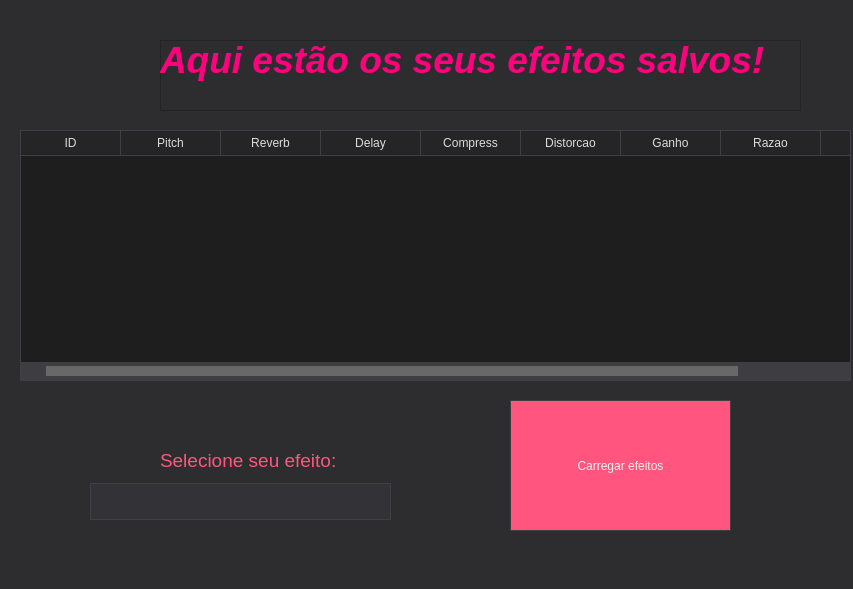
<?xml version="1.0" encoding="UTF-8"?>
<ui version="4.0">
 <class>MainWindow</class>
 <widget class="QMainWindow" name="MainWindow">
  <property name="geometry">
   <rect>
    <x>0</x>
    <y>0</y>
    <width>853</width>
    <height>589</height>
   </rect>
  </property>
  <property name="windowTitle">
   <string>MainWindow</string>
  </property>
  <property name="styleSheet">
   <string notr="true">/*!*************************************
  VS15 Dark
****************************************
  Author: chintsu_kun, holt59, MO2 Team
  Version: 2.5.0
  Licence: GNU General Public License v3.0 (https://www.gnu.org/licenses/gpl-3.0.en.html)
  Url: https://github.com/nikolay-borzov/modorganizer-themes
****************************************
*/
/* For some reason applying background-color or border fixes paddings properties */
QListWidget::item {
  border-width: 0;
}

/* Don't override install label on download widget.
   MO2 assigns color depending on download state */
#installLabel {
  color: none;
}

/* Make `background-color` work for :hover, :focus and :pressed states */
QToolButton {
  border: none;
}

/* Main Window */
QWidget {
  background-color: #2d2d30;
  color: #f1f1f1;
}

QWidget::disabled {
  color: #656565;
}

/* Common */
/* remove outline */
* {
  outline: 0;
}

*:disabled,
QListView::item:disabled,
*::item:selected:disabled {
  color: #656565;
}

/* line heights */
/* QTreeView#fileTree::item - currently have problem with size column vertical
   text align */
#bsaList::item,
#dataTree::item,
#modList::item,
#categoriesTree::item,
#savegameList::item,
#tabConflicts QTreeWidget::item {
  padding: 0.3em 0;
}

QListView::item,
QTreeView#espList::item {
  padding: 0.3em 0;
}

/* to enable border color */
QTreeView,
QListView,
QTextEdit,
QWebView,
QTableView {
  border-style: solid;
  border-width: 1px;
}

QAbstractItemView {
  color: #dcdcdc;
  background-color: #1e1e1e;
  alternate-background-color: #262626;
  border-color: #3f3f46;
}

QAbstractItemView::item:selected,
QAbstractItemView::item:selected:hover,
QAbstractItemView::item:alternate:selected,
QAbstractItemView::item:alternate:selected:hover {
  color: #f1f1f1;
  background-color: #bb4287;
}

QAbstractItemView[filtered=true] {
  border: 2px solid #f00 !important;
}

QAbstractItemView,
QListView,
QTreeView {
  show-decoration-selected: 1;
}

QAbstractItemView::item:hover,
QAbstractItemView::item:alternate:hover,
QAbstractItemView::item:disabled:hover,
QAbstractItemView::item:alternate:disabled:hover QListView::item:hover,
QTreeView::branch:hover,
QTreeWidget::item:hover {
  background-color: rgba(187, 66, 135, 0.3);
}

QAbstractItemView::item:selected:disabled,
QAbstractItemView::item:alternate:selected:disabled,
QListView::item:selected:disabled,
QTreeView::branch:selected:disabled,
QTreeWidget::item:selected:disabled {
  background-color: rgba(187, 66, 135, 0.3);
}

QTreeView::branch:selected,
#bsaList::branch:selected {
  background-color: #bb4287;
}

QLabel {
  background-color: transparent;
}

LinkLabel {
  qproperty-linkColor: #bb4287;
}

/* Left Pane &amp; File Trees #QTreeView, #QListView*/
QTreeView::branch:closed:has-children {
  image: url(./vs15/branch-closed.png);
}

QTreeView::branch:open:has-children {
  image: url(./vs15/branch-open.png);
}

QListView::item {
  color: #f1f1f1;
}

/* Text areas and text fields #QTextEdit, #QLineEdit, #QWebView */
QTextEdit,
QWebView,
QLineEdit,
QAbstractSpinBox,
QAbstractSpinBox::up-button,
QAbstractSpinBox::down-button,
QComboBox {
  background-color: #333337;
  border-color: #3f3f46;
}

QLineEdit:hover,
QAbstractSpinBox:hover,
QTextEdit:hover,
QComboBox:hover,
QComboBox:editable:hover {
  border-color: #bb4287;
}

QLineEdit:focus,
QAbstractSpinBox::focus,
QTextEdit:focus,
QComboBox:focus,
QComboBox:editable:focus,
QComboBox:on {
  background-color: #3f3f46;
  border-color: #bb4287;
}

QComboBox:on {
  border-bottom-color: #3f3f46;
}

QLineEdit,
QAbstractSpinBox {
  min-height: 15px;
  padding: 2px;
  border-style: solid;
  border-width: 1px;
}

QLineEdit {
  margin-top: 0;
}

/* clear button */
QLineEdit QToolButton,
QLineEdit QToolButton:hover {
  background: none;
  margin-top: 1px;
}

QLineEdit#espFilterEdit QToolButton {
  margin-top: -2px;
  margin-bottom: 1px;
}

/* Drop-downs #QComboBox*/
QComboBox {
  min-height: 20px;
  padding-left: 5px;
  margin: 3px 0 1px 0;
  border-style: solid;
  border-width: 1px;
}

QComboBox:editable {
  padding-left: 3px;
  /* to enable hover styles */
  background-color: transparent;
}

QComboBox::drop-down {
  width: 20px;
  subcontrol-origin: padding;
  subcontrol-position: top right;
  border: none;
}

QComboBox::down-arrow {
  image: url(./vs15/combobox-down.png);
}

QComboBox QAbstractItemView {
  background-color: #1b1b1c;
  selection-background-color: #3f3f46;
  border-color: #bb4287;
  border-style: solid;
  border-width: 0 1px 1px 1px;
}

/* Doesn't work http://stackoverflow.com/questions/13308341/qcombobox-abstractitemviewitem */
/* QComboBox QAbstractItemView:item {
  padding: 10px;
  margin: 10px;
} */
/* Toolbar */
QToolBar {
  border: none;
}

QToolBar::separator {
  border-left-color: #222222;
  border-right-color: #46464a;
  border-width: 0 1px 0 1px;
  border-style: solid;
  width: 0;
}

QToolButton {
  padding: 4px;
}

QToolButton:hover, QToolButton:focus {
  background-color: #3e3e40;
}

QToolButton:pressed {
  background-color: #bb4287;
}

QToolButton::menu-indicator {
  image: url(./vs15/combobox-down.png);
  subcontrol-origin: padding;
  subcontrol-position: center right;
  padding-top: 10%;
  padding-right: 5%;
}

/* Group Boxes #QGroupBox */
QGroupBox {
  border-color: #3f3f46;
  border-style: solid;
  border-width: 1px;
  padding: 1em 0.3em 0.3em 0.3em;
  margin-top: 0.65em;
}

QGroupBox::title {
  subcontrol-origin: margin;
  subcontrol-position: top left;
  padding: 2px;
  left: 10px;
}

/* LCD Count */
QLCDNumber {
  border-color: #3f3f46;
  border-style: solid;
  border-width: 1px;
}

/* Buttons #QPushButton */
QPushButton {
  background-color: #333337;
  border-color: #3f3f46;
  min-height: 18px;
  padding: 2px 5px;
  border-style: solid;
  border-width: 1px;
}

QPushButton:hover,
QPushButton:checked,
QPushButton:focus,
QAbstractSpinBox::up-button:hover,
QAbstractSpinBox::down-button:hover {
  background-color: #bb4287;
}

QPushButton:pressed,
QPushButton:checked:hover,
QAbstractSpinBox::up-button:pressed,
QAbstractSpinBox::down-button:pressed {
  background-color: #a83b79;
}

QPushButton:disabled,
QAbstractSpinBox::up-button:disabled,
QAbstractSpinBox::down-button:disabled {
  background-color: #333337;
  border-color: #3f3f46;
}

QPushButton::menu-indicator {
  image: url(./vs15/combobox-down.png);
  subcontrol-origin: padding;
  subcontrol-position: center right;
  padding-right: 5%;
}

/* Dialog buttons */
QDialog QPushButton,
QSlider::handle:horizontal,
QSlider::handle:vertical {
  color: #000000;
  background-color: #dddddd;
  border-color: #707070;
  border-style: solid;
  border-width: 1px;
}

QDialog QPushButton:hover,
QSlider::handle:horizontal:hover,
QSlider::handle:vertical:hover,
QSlider::handle:horizontal:pressed,
QSlider::handle:horizontal:focus:pressed,
QSlider::handle:vertical:pressed,
QSlider::handle:vertical:focus:pressed {
  background-color: #BEE6FD;
  border-color: #bf498c;
}

QSlider::handle:horizontal:focus,
QSlider::handle:vertical:focus,
QDialog QPushButton:focus,
QDialog QPushButton:checked {
  background-color: #dddddd;
  border-color: #bb4287;
}

QDialog QPushButton:disabled,
QSlider::handle:horizontal:disabled,
QSlider::handle:vertical:disabled {
  background-color: #333337;
  border-color: #3f3f46;
}

QDialog QPushButton {
  min-width: 1.5em;
  padding-left: 0.5em;
  padding-right: 0.5em;
}

/* Check boxes and Radio buttons common #QCheckBox, #QRadioButton */
QGroupBox::indicator,
QTreeView::indicator,
QCheckBox::indicator,
QRadioButton::indicator {
  background-color: #2d2d30;
  border-color: #3f3f46;
  width: 13px;
  height: 13px;
  border-style: solid;
  border-width: 1px;
}

QGroupBox::indicator:hover,
QTreeView::indicator:hover,
QCheckBox::indicator:hover,
QRadioButton::indicator:hover {
  background-color: #3f3f46;
  border-color: #bb4287;
}

QGroupBox::indicator:checked,
QTreeView::indicator:checked,
QCheckBox::indicator:checked {
  image: url(./vs15/checkbox-check.png);
}

QGroupBox::indicator:disabled,
QTreeView::indicator:checked:disabled,
QCheckBox::indicator:checked:disabled {
  image: url(./vs15/checkbox-check-disabled.png);
}

/* Check boxes special */
QTreeView#modList::indicator {
  width: 15px;
  height: 15px;
}

/* Radio buttons #QRadioButton */
QRadioButton::indicator {
  border-radius: 7px;
}

QRadioButton::indicator::checked {
  background-color: #B9B9BA;
  border-width: 2px;
  width: 11px;
  height: 11px;
}

QRadioButton::indicator::checked:hover {
  border-color: #3f3f46;
}

/* Spinners #QSpinBox, #QDoubleSpinBox */
QAbstractSpinBox {
  margin: 1px;
}

QAbstractSpinBox::up-button,
QAbstractSpinBox::down-button {
  border-style: solid;
  border-width: 1px;
  subcontrol-origin: padding;
}

QAbstractSpinBox::up-button {
  subcontrol-position: top right;
}

QAbstractSpinBox::up-arrow {
  image: url(./vs15/spinner-up.png);
}

QAbstractSpinBox::down-button {
  subcontrol-position: bottom right;
}

QAbstractSpinBox::down-arrow {
  image: url(./vs15/spinner-down.png);
}

/* Sliders #QSlider */
QSlider::groove:horizontal {
  background-color: #3f3f46;
  border: none;
  height: 8px;
  margin: 2px 0;
}

QSlider::handle:horizontal {
  width: 0.5em;
  height: 2em;
  margin: -7px 0;
  subcontrol-origin: margin;
}

/* Scroll Bars #QAbstractScrollArea, #QScrollBar*/
/* assigning background still leaves not filled area*/
QAbstractScrollArea::corner {
  background-color: transparent;
}

/* Horizontal */
QScrollBar:horizontal {
  height: 18px;
  border: none;
  margin: 0 23px 0 23px;
}

QScrollBar::handle:horizontal {
  min-width: 32px;
  margin: 4px 2px;
}

QScrollBar::add-line:horizontal {
  width: 23px;
  subcontrol-position: right;
  subcontrol-origin: margin;
}

QScrollBar::sub-line:horizontal {
  width: 23px;
  subcontrol-position: left;
  subcontrol-origin: margin;
}

/* Vertical */
QScrollBar:vertical {
  width: 20px;
  border: none;
  margin: 23px 0 23px 0;
}

QScrollBar::handle:vertical {
  min-height: 32px;
  margin: 2px 4px;
}

QScrollBar::add-line:vertical {
  height: 23px;
  subcontrol-position: bottom;
  subcontrol-origin: margin;
}

QScrollBar::sub-line:vertical {
  height: 23px;
  subcontrol-position: top;
  subcontrol-origin: margin;
}

/* Combined */
QScrollBar {
  background-color: #3e3e42;
  border: none;
}

QScrollBar::handle {
  background-color: #686868;
}

QScrollBar::add-line,
QScrollBar::sub-line {
  background-color: #3e3e42;
  border: none;
}

/* QScrollBar::add-line:horizontal:hover,
QScrollBar::sub-line:horizontal:hover,
QScrollBar::add-line:vertical:hover,
QScrollBar::sub-line:vertical:hover,
QScrollBar::add-line:horizontal:pressed,
QScrollBar::sub-line:horizontal:pressed,
QScrollBar::add-line:vertical:pressed,
QScrollBar::sub-line:vertical:pressed { } */
QScrollBar::handle:hover {
  background: #9e9e9e;
}

QScrollBar::handle:pressed {
  background: #efebef;
}

QScrollBar::handle:disabled {
  background: #555558;
}

QScrollBar::add-page,
QScrollBar::sub-page {
  background: transparent;
}

QScrollBar::up-arrow:vertical {
  image: url(./vs15/scrollbar-up.png);
}

QScrollBar::up-arrow:vertical:hover {
  image: url(./vs15/scrollbar-up-hover.png);
}

QScrollBar::up-arrow:vertical:disabled {
  image: url(./vs15/scrollbar-up-disabled.png);
}

QScrollBar::right-arrow:horizontal {
  image: url(./vs15/scrollbar-right.png);
}

QScrollBar::right-arrow:horizontal:hover {
  image: url(./vs15/scrollbar-right-hover.png);
}

QScrollBar::right-arrow:horizontal:disabled {
  image: url(./vs15/scrollbar-right-disabled.png);
}

QScrollBar::down-arrow:vertical {
  image: url(./vs15/scrollbar-down.png);
}

QScrollBar::down-arrow:vertical:hover {
  image: url(./vs15/scrollbar-down-hover.png);
}

QScrollBar::down-arrow:vertical:disabled {
  image: url(./vs15/scrollbar-down-disabled.png);
}

QScrollBar::left-arrow:horizontal {
  image: url(./vs15/scrollbar-left.png);
}

QScrollBar::left-arrow:horizontal:hover {
  image: url(./vs15/scrollbar-left-hover.png);
}

QScrollBar::left-arrow:horizontal:disabled {
  image: url(./vs15/scrollbar-left-disabled.png);
}

/* Header Rows and Tables (Configure Mod Categories) #QTableView, #QHeaderView */
QTableView {
  gridline-color: #3f3f46;
  selection-background-color: #bb4287;
  selection-color: #f1f1f1;
}

QTableView QTableCornerButton::section {
  background: #252526;
  border-color: #3f3f46;
  border-style: solid;
  border-width: 0 1px 1px 0;
}

QHeaderView {
  border: none;
}

QHeaderView::section {
  background: #252526;
  border-color: #3f3f46;
  padding: 3px 5px;
  border-style: solid;
  border-width: 0 1px 1px 0;
}

QHeaderView::section:hover {
  background: #3e3e40;
  color: #f6f6f6;
}

QHeaderView::section:last {
  border-right: 0;
}

QHeaderView::up-arrow {
  image: url(./vs15/sort-asc.png);
  margin-bottom: -37px;
}

DownloadListView QHeaderView::up-arrow {
  margin-bottom: -47px;
}

QHeaderView::down-arrow {
  image: url(./vs15/sort-desc.png);
  margin-bottom: 0;
}

/* Context menus, toolbar drop-downs #QMenu  */
QMenu {
  background-color: #1a1a1c;
  border-color: #333337;
  border-style: solid;
  border-width: 1px;
  padding: 2px;
}

QMenu::item {
  background: transparent;
  padding: 4px 20px;
}

QMenu::item:selected,
QMenuBar::item:selected {
  background-color: #333334;
}

QMenu::item:disabled {
  background-color: transparent;
}

QMenu::separator {
  background-color: #333337;
  height: 1px;
  margin: 1px 0;
}

QMenu::icon {
  margin: 1px;
}

QMenu::right-arrow {
  image: url(./vs15/sub-menu-arrow.png);
  subcontrol-origin: padding;
  subcontrol-position: center right;
  padding-right: 0.5em;
}

QMenu QPushButton {
  background-color: transparent;
  border-color: #3f3f46;
  margin: 1px 0 1px 0;
}

QMenu QCheckBox,
QMenu QRadioButton {
  background-color: transparent;
  padding: 5px 2px;
}

/* Tool tips #QToolTip, #SaveGameInfoWidget */
QToolTip,
SaveGameInfoWidget {
  background-color: #424245;
  border-color: #4d4d50;
  color: #f1f1f1;
  border-style: solid;
  border-width: 1px;
  padding: 2px;
}

QStatusBar::item {
  border: None;
}

/* Progress Bars (Downloads) #QProgressBar */
QProgressBar {
  background-color: #e6e6e6;
  color: #000;
  border-color: #bcbcbc;
  text-align: center;
  border-style: solid;
  border-width: 1px;
  margin: 0px;
}

QProgressBar::chunk {
  background: #06b025;
}

DownloadListView[downloadView=standard]::item {
  padding: 16px;
}

DownloadListView[downloadView=compact]::item {
  padding: 4px;
}

/* Right Pane and Tab Bars #QTabWidget, #QTabBar */
QTabWidget::pane {
  border-color: #3f3f46;
  border-top-color: #bb4287;
  top: 0;
  border-style: solid;
  border-width: 1px;
}

QTabWidget::pane:disabled {
  border-top-color: #3f3f46;
}

QTabBar::tab {
  background-color: transparent;
  padding: 4px 1em;
  border: none;
}

QTabBar::tab:hover {
  background-color: #a83b79;
}

QTabBar::tab:selected,
QTabBar::tab:selected:hover {
  background-color: #bb4287;
}

QTabBar::tab:disabled {
  background-color: transparent;
  color: #656565;
}

QTabBar::tab:selected:disabled {
  background-color: #3f3f46;
}

/* Scrollers */
QTabBar QToolButton {
  background-color: #333337;
  border-color: #3f3f46;
  padding: 1px;
  margin: 0;
  border-style: solid;
  border-width: 1px;
}

QTabBar QToolButton:hover {
  border-color: #bb4287;
  border-width: 1px;
  border-style: solid;
}

QTabBar QToolButton:disabled,
QTabBar QToolButton:pressed:hover {
  background-color: #333337;
}

QTabBar::scroller {
  width: 23px;
  background-color: red;
}

QTabBar QToolButton::right-arrow {
  image: url(./vs15/scrollbar-right.png);
}

QTabBar QToolButton::right-arrow:hover {
  image: url(./vs15/scrollbar-right-hover.png);
}

QTabBar QToolButton::left-arrow {
  image: url(./vs15/scrollbar-left.png);
}

QTabBar QToolButton::left-arrow:hover {
  image: url(./vs15/scrollbar-left-hover.png);
}

/* Special styles */
QWidget#tabImages QPushButton {
  background-color: transparent;
  margin: 0 0.3em;
  padding: 0;
}

/* like dialog QPushButton*/
QWidget#tabESPs QToolButton {
  color: #000000;
  background-color: #dddddd;
  border-color: #707070;
  border-style: solid;
  border-width: 1px;
}

QWidget#tabESPs QToolButton:hover {
  background-color: #BEE6FD;
  border-color: #bf498c;
}

QWidget#tabESPs QToolButton:focus {
  background-color: #dddddd;
  border-color: #bb4287;
}

QWidget#tabESPs QToolButton:disabled {
  background-color: #333337;
  border-color: #3f3f46;
}

QTreeWidget#categoriesList {
  /* min-width: 225px; */
}

QTreeWidget#categoriesList::item {
  background-position: center left;
  background-repeat: no-repeat;
  padding: 0.35em 10px;
}

QTreeWidget#categoriesList::item:has-children {
  background-image: url(./vs15/branch-closed.png);
}

QTreeWidget#categoriesList::item:has-children:open {
  background-image: url(./vs15/branch-open.png);
}

QDialog#QueryOverwriteDialog QPushButton {
  margin-left: 0.5em;
}

QDialog#PyCfgDialog QPushButton:hover {
  background-color: #BEE6FD;
}

QLineEdit#modFilterEdit {
  margin-top: 2px;
}

/* highlight unchecked BSAs */
QWidget#bsaTab QTreeWidget::indicator:unchecked {
  background-color: #bb4287;
}

/* increase version text field */
QLineEdit#versionEdit {
  max-width: 100px;
}

/* Dialogs width changes */
/* increase width to prevent buttons cutting */
QDialog#QueryOverwriteDialog {
  min-width: 565px;
}

QDialog#ModInfoDialog {
  min-width: 850px;
}

QLineEdit[valid-filter=false] {
  background-color: #661111 !important;
}</string>
  </property>
  <widget class="QWidget" name="centralwidget">
   <widget class="QFrame" name="frame">
    <property name="geometry">
     <rect>
      <x>160</x>
      <y>40</y>
      <width>641</width>
      <height>71</height>
     </rect>
    </property>
    <property name="frameShape">
     <enum>QFrame::StyledPanel</enum>
    </property>
    <property name="frameShadow">
     <enum>QFrame::Raised</enum>
    </property>
    <widget class="QLabel" name="label">
     <property name="geometry">
      <rect>
       <x>0</x>
       <y>-20</y>
       <width>721</width>
       <height>81</height>
      </rect>
     </property>
     <property name="styleSheet">
      <string notr="true">color: rgb(255, 255, 255);
</string>
     </property>
     <property name="text">
      <string>&lt;html&gt;&lt;head/&gt;&lt;body&gt;&lt;p&gt;&lt;span style=&quot; font-size:28pt; font-weight:600; font-style:italic; color:#ff007f;&quot;&gt;Aqui estão os seus efeitos salvos!&lt;/span&gt;&lt;/p&gt;&lt;/body&gt;&lt;/html&gt;</string>
     </property>
    </widget>
   </widget>
   <widget class="QPushButton" name="botaoCarregar">
    <property name="geometry">
     <rect>
      <x>510</x>
      <y>400</y>
      <width>221</width>
      <height>131</height>
     </rect>
    </property>
    <property name="styleSheet">
     <string notr="true">background-color: rgb(255, 85, 127);</string>
    </property>
    <property name="text">
     <string>Carregar efeitos</string>
    </property>
   </widget>
   <widget class="QComboBox" name="comboBox">
    <property name="geometry">
     <rect>
      <x>90</x>
      <y>480</y>
      <width>301</width>
      <height>41</height>
     </rect>
    </property>
   </widget>
   <widget class="QLabel" name="label_2">
    <property name="geometry">
     <rect>
      <x>160</x>
      <y>440</y>
      <width>221</width>
      <height>41</height>
     </rect>
    </property>
    <property name="styleSheet">
     <string notr="true">color: rgb(255, 255, 255);</string>
    </property>
    <property name="text">
     <string>&lt;html&gt;&lt;head/&gt;&lt;body&gt;&lt;p&gt;&lt;span style=&quot; font-size:14pt; color:#ff557f;&quot;&gt;Selecione seu efeito:&lt;/span&gt;&lt;/p&gt;&lt;/body&gt;&lt;/html&gt;</string>
    </property>
   </widget>
   <widget class="QTableWidget" name="tableWidget">
    <property name="geometry">
     <rect>
      <x>20</x>
      <y>130</y>
      <width>831</width>
      <height>251</height>
     </rect>
    </property>
    <column>
     <property name="text">
      <string>ID</string>
     </property>
    </column>
    <column>
     <property name="text">
      <string>Pitch</string>
     </property>
    </column>
    <column>
     <property name="text">
      <string>Reverb</string>
     </property>
    </column>
    <column>
     <property name="text">
      <string>Delay</string>
     </property>
    </column>
    <column>
     <property name="text">
      <string>Compress</string>
     </property>
    </column>
    <column>
     <property name="text">
      <string>Distorcao</string>
     </property>
    </column>
    <column>
     <property name="text">
      <string>Ganho</string>
     </property>
    </column>
    <column>
     <property name="text">
      <string>Razao</string>
     </property>
    </column>
    <column>
     <property name="text">
      <string>Volume</string>
     </property>
    </column>
   </widget>
  </widget>
  <widget class="QMenuBar" name="menubar">
   <property name="geometry">
    <rect>
     <x>0</x>
     <y>0</y>
     <width>853</width>
     <height>21</height>
    </rect>
   </property>
  </widget>
  <widget class="QStatusBar" name="statusbar"/>
 </widget>
 <resources/>
 <connections/>
</ui>
